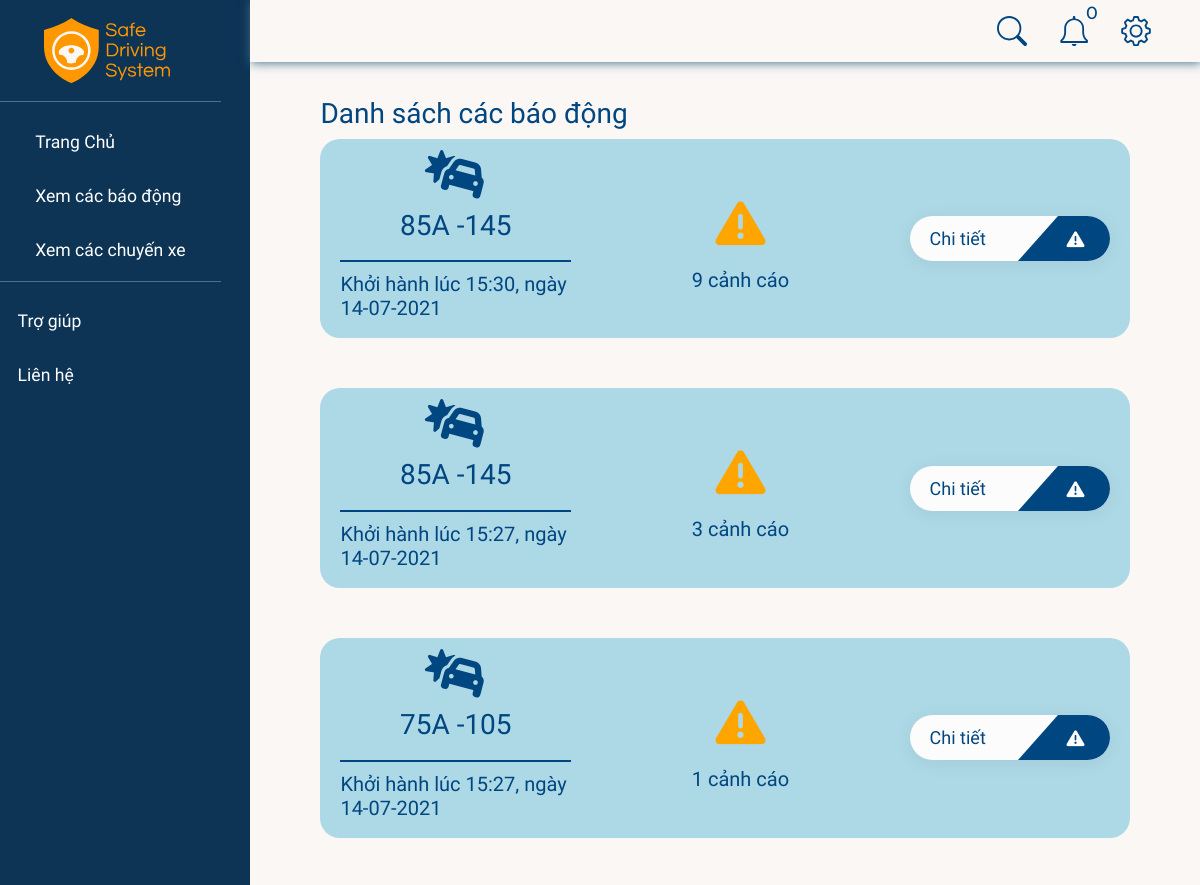
The page /alerts/ (signed in, upper part) on the database as committed earlier.
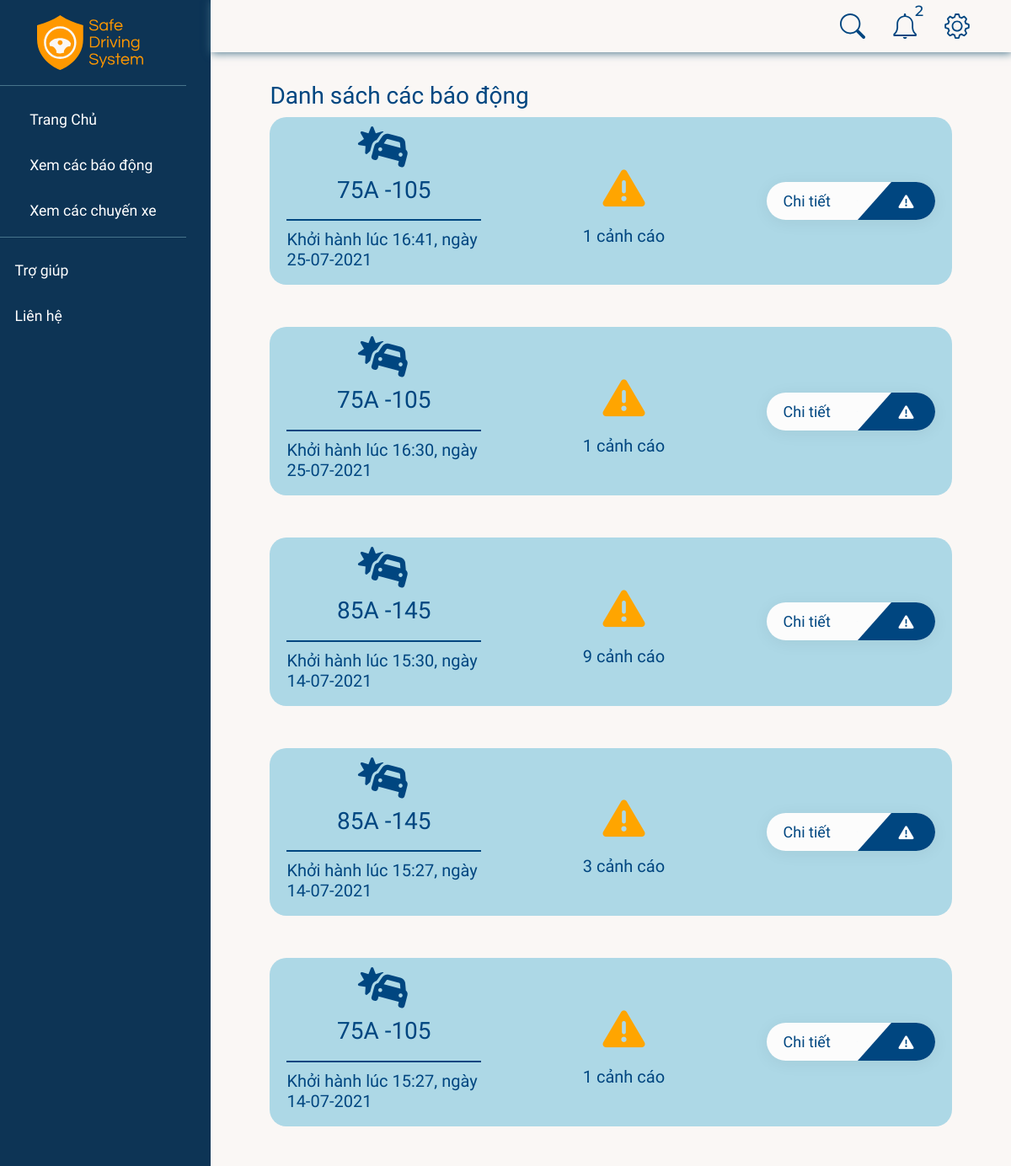
The same page on the database as committed later.
### realtime/models.py (models this page shows, shortened)
class Drive(models.Model):
    STATUS = (
        ("ongoing", "ongoing"),
        ("ended", "ended"),
    )
    device = models.ForeignKey(RaspDevice, null=True, on_delete=models.CASCADE)
    startTime = models.DateTimeField(null=True)
    status = models.CharField(max_length=20, choices=STATUS)
    endTime = models.DateTimeField(null=True)

class Alert(models.Model):
    DECTECT_TYPE = (
        ("Alcohol", "Alcohol"),
        ("Drowsiness", "Drowsiness"),
    )
    drive = models.ForeignKey(Drive, null=True, on_delete=models.CASCADE)
    detect = models.CharField(max_length=50, choices=DECTECT_TYPE)
    timeOccured = models.DateTimeField(null=True)
    isRead = models.BooleanField(null=True, blank=True, default=False)

### accounts/models.py (models this page shows, shortened)
class RaspDevice(models.Model):
    class Meta:
        constraints = [
            models.UniqueConstraint(fields=["password"], name="password"),
        ]
    STATUS = (
        ("online", "online"),
        ("offline", "offline"),
    )
    name = models.CharField(max_length=50)
    car = models.OneToOneField(Car, null=True, on_delete=models.SET_NULL, blank=True)
    status = models.CharField(
        max_length=50, null=True, blank=True, choices=STATUS, default="offline"
    )
    password = models.CharField(max_length=8, null=True, blank=True)
    dateAdded = models.DateTimeField(auto_now_add=True)
    company = models.ForeignKey(Company, null=True, blank=True, on_delete=models.CASCADE)

class Car(models.Model):
    class Meta:
        constraints = [
            models.UniqueConstraint(fields=["licensePlate"], name="licensePlate"),
        ]
    name = models.CharField(max_length=50)
    licensePlate = models.CharField(max_length=20, null=True)
    boughtDate = models.DateTimeField(auto_now_add=True, null=True)
    company = models.ForeignKey(Company, null=True, on_delete=models.CASCADE)

### realtime/views.py (the view)
# urls.py: path("alerts/", views.alerts, name="alerts"),
@login_required(login_url="/")
def alerts(request):
    company = request.user.profile.company
    drs = Drive.objects.filter(device__company=company, alert__gt=0).order_by('-startTime').annotate(total=Count('id'))
    searchKey = request.GET.get("search-key")
    if searchKey != '' and searchKey is not None:
        drs = drs.filter(device__car__licensePlate__icontains=searchKey)
    lastestAlerts, unreadCounts = getNotifications(company)
    context = {'drs': drs, "notifications": lastestAlerts, "unreadNotis": unreadCounts}
    return render(request, "alerts.html", context)

### accounts/views.py (called while the page is built)
def getNotifications(company):
    lastestAlerts = Alert.objects.filter(drive__device__company=company).order_by('-timeOccured')[:5]
    unreadCounts = 0
    for alert in lastestAlerts:
        unreadCounts = (unreadCounts + 1) if not alert.isRead else unreadCounts
    return lastestAlerts, unreadCounts

### realtime/templates/alerts.html (shortened to what this page needs)
{% extends 'base.html' %}
{% load static %}
{% block modal %}
{% include 'sidebar.html' %}
{% endblock modal %}
{% block content %}
{% include "navbar-search.html" %}
<div class="content-container">
    <h3>Danh sách các báo động</h3>
    <div class="drive-wrapper">
        {% for drive in drs %}
        <div style="background: lightblue; margin-bottom: 50px;" class="alerts-container" id="{{ drive.id }}">
            <div class="alerts-container__info">
                <i class="fas fa-car-crash"></i>
                {% if drive.device.car %}
                <h3>{{ drive.device.car.licensePlate }}</h3>
                {% else %}
                <h3>Xe không xác định</h3>
                {% endif %}
                <div class="break-line"></div>
                <h5>Khởi hành lúc {{ drive.startTime.time }}, ngày {{ drive.startTime.date }}</h5>
            </div>
            <div class="alerts-container__warn">
                <i class="fas fa-exclamation-triangle"></i>
                <h5>{{ drive.alert_set.all|length }} cảnh cáo</h5>
            </div>
            <a class="dedcription-btn" href="{% url 'driveDetail' drive.id %}">
                <span class="name-descripeion">Chi tiết</span>
                <div class="btn-icon book">
                    <i class="fas fa-exclamation-triangle"></i>
                </div>
            </a>
        </div>
        {% endfor %}
    </div>
</div>
{% endblock content %}

Rows that differ between the two databases and show on the page:
added Drive: device.car.licensePlate "75A -105", startTime.time "16:41", startTime "25-07-2021", alert_set.all|length "1"
added Drive: device.car.licensePlate "75A -105", startTime.time "16:30", startTime "25-07-2021", alert_set.all|length "1"
Other text that changed with them:
{{ unreadNotis }}: "0" → "2"
